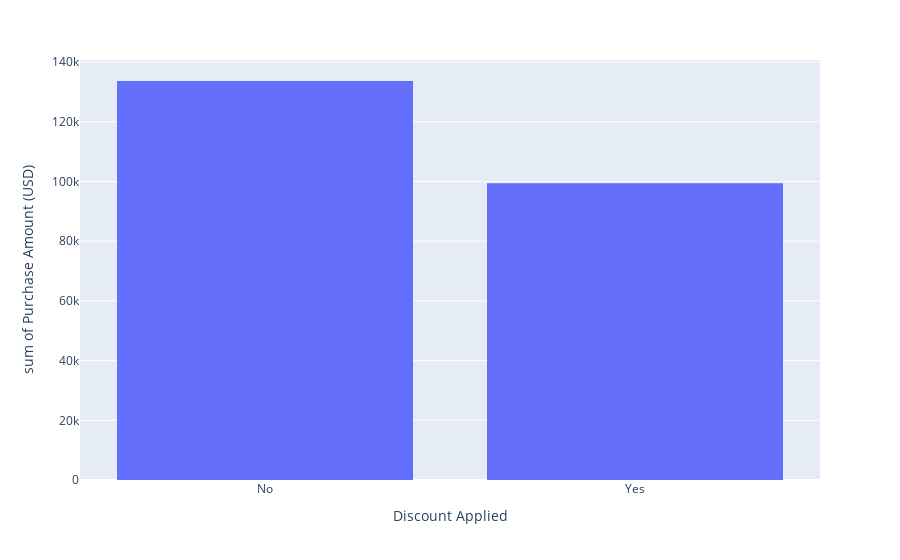

Notebook cell for this chart:
### Code cell
px.histogram(shop_group , x = 'Discount Applied' , y = 'Purchase Amount (USD)')

### Figure 1 — Plotly figure (JSON) as saved in the notebook; plotly's stock layout.template omitted (floating-point values rounded to 4 significant figures)
{"data": [{"alignmentgroup": "True", "bingroup": "x", "histfunc": "sum", "hovertemplate": "Discount Applied=%{x}<br>sum of Purchase Amount (USD)=%{y}<extra></extra>", "legendgroup": "", "marker": {"color": "#636efa", "pattern": {"shape": ""}}, "name": "", "offsetgroup": "", "orientation": "v", "showlegend": false, "type": "histogram", "x": ["No", "Yes"], "xaxis": "x", "y": [133670, 99411], "yaxis": "y"}], "layout": {"autosize": true, "barmode": "relative", "legend": {"tracegroupgap": 0}, "margin": {"t": 60}, "xaxis": {"anchor": "y", "autorange": true, "domain": [0, 1], "range": [-0.5, 1.5], "title": {"text": "Discount Applied"}, "type": "category"}, "yaxis": {"anchor": "x", "autorange": true, "domain": [0, 1], "range": [0, 140700.0], "title": {"text": "sum of Purchase Amount (USD)"}, "type": "linear"}}}
